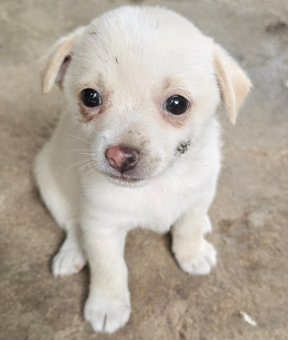
#> input picture Prac/Python/AI&OpenCV/1230/dog.png, 288 x 340 px, found by its file name
$ python '실습_03.py'   (older library calls are emulated)
#> lines starting #> are read from the running program, lines starting #| are printed output that depends on the picture
# 실습3. 샤프닝 강도 조절(응용)
# 이미지를 다양한 강도로 샤프닝 하세요.
# - 기본 샤프닝 커널 사용
# - 강도를 약, 중, 강으로 조절
# - 슬라이더로 실시간 조절(선택)

import cv2
import numpy as np

# 힌트: 커널의 중심값을 조절하여 강도 변경

img = cv2.imread('Prac/Python/AI&OpenCV/1230/dog.png')
#> img is the input picture: shape (340, 288, 3); mean B, G, R 157.8, 169.6, 179.4

sharpen_1 = np.array([[0, -1, 0],
                      [-1, 5, -1],
                      [0, -1, 0]])

sharpen_2 = np.array([[-1, -1, -1],
                      [-1, 9, -1],
                      [-1, -1, -1]])

sharpen_3 = np.array([[1, 1, 1],
                      [1, -7, 1],
                      [1, 1, 1]])

soble_x = np.array([[-1, 0, 1],
                    [-2, 0, 2],
                    [-1, 0, 1]])

soble_y = np.array([[-1, -2, -1],
                    [0, 0, 0],
                    [1, 2, 1]])

laplacian = np.array([[0, 1, 0],
                      [1, -4, 1],
                      [0, 1, 0]])

sharpen_img_1 = cv2.filter2D(img, -1, sharpen_1)
sharpen_img_2 = cv2.filter2D(img, -1, sharpen_2)
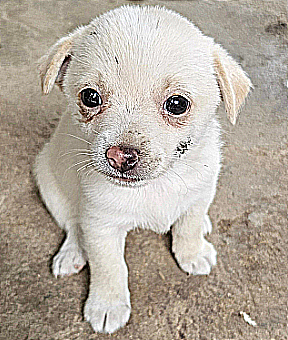
#> sharpen_img_2: shape (340, 288, 3); mean B, G, R 157.7, 169.5, 179.1
sharpen_img_3 = cv2.filter2D(img, -1, sharpen_3)
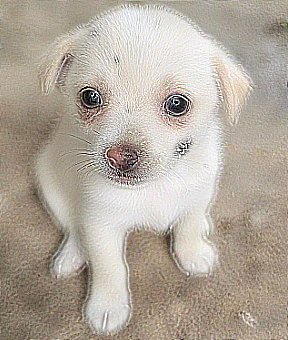
#> sharpen_img_3: shape (340, 288, 3); mean B, G, R 157.7, 169.6, 179.2

edge_x = cv2.filter2D(img, cv2.CV_32F, soble_x)
edge_y = cv2.filter2D(img, cv2.CV_32F, soble_y)
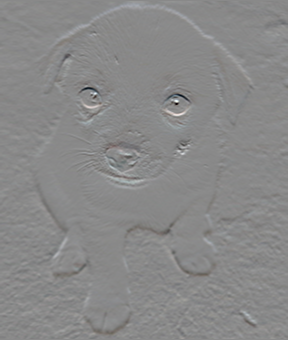
#> edge_y: shape (340, 288, 3) float32; mean B, G, R -0.6, -0.5, -0.3; drawn with min black and max white
edge_lab = cv2.filter2D(img, cv2.CV_32F, laplacian)
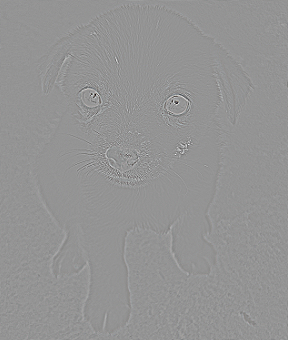
#> edge_lab: shape (340, 288, 3) float32; mean B, G, R 0, 0, 0; drawn with min black and max white


cv2.imshow('sharpen_img_1', sharpen_img_1)
cv2.imshow('sharpen_img_2', sharpen_img_2)
cv2.imshow('sharpen_img_3', sharpen_img_3)
cv2.imshow('edge_x', edge_x)
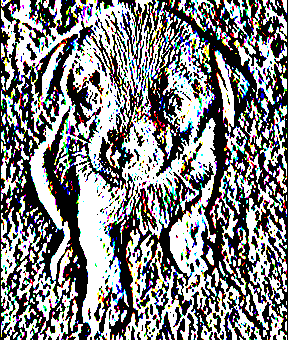
#> window 'edge_x': shape (340, 288, 3); mean B, G, R 129, 128.2, 127.9
cv2.imshow('edge_y', edge_y)
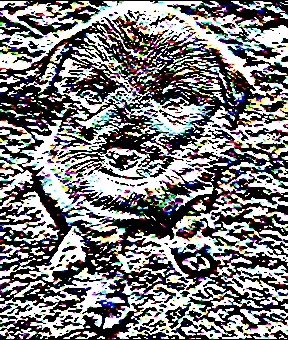
#> window 'edge_y': shape (340, 288, 3); mean B, G, R 121.9, 121.7, 122.1
cv2.imshow('edge_lab', edge_lab)
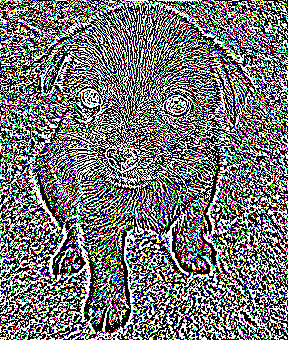
#> window 'edge_lab': shape (340, 288, 3); mean B, G, R 116.7, 116.6, 116.1

cv2.waitKey(0)
cv2.destroyAllWindows()
